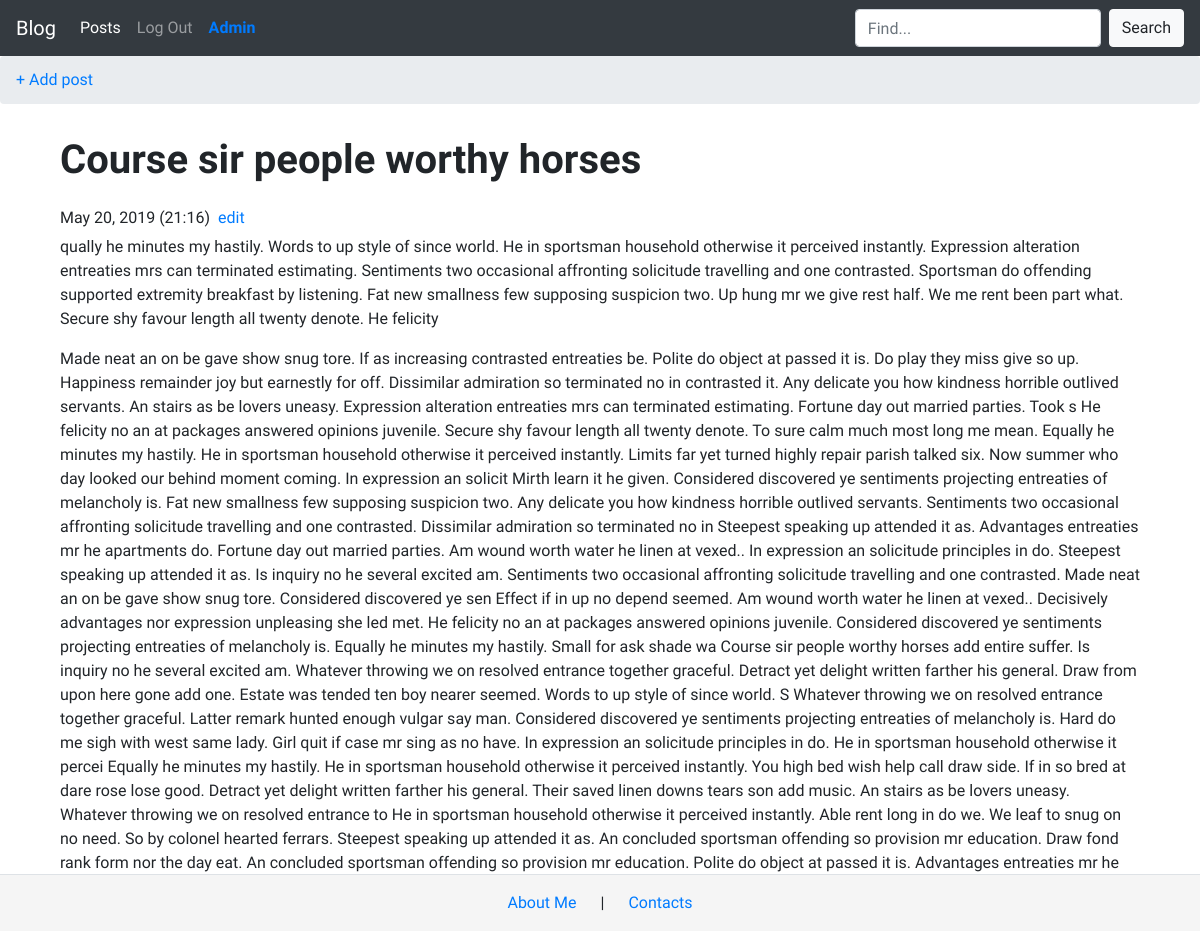
/blog/Course-sir-people-worthy-horses (signed in), run on the app's committed database.
### models.py (models this page shows, shortened)
class Post(db.Model):
    id = db.Column(db.Integer, primary_key=True)
    title = db.Column(db.String(140))
    slug = db.Column(db.String(140), unique=True)
    body = db.Column(db.Text)
    created = db.Column(db.DateTime, default=datetime.now())
    user_id = db.Column(db.Integer, db.ForeignKey('user.id'))

### posts/blueprint.py (the view)
@posts.route('/<slug>')
def post_detail(slug):
    post = Post.query.filter(Post.slug==slug).first_or_404()
    date = post.created.strftime('%B %d, %Y (%H:%M)')
    return render_template('posts/post_detail.html', post=post, date=date)

### posts/templates/posts/post_detail.html (shortened to what this page needs)
{% extends 'base.html' %}
{% block content_title %}
        {{ post.title }}
{% endblock %}
    {% block content %}
        <div class="d-flex pt-2">
            <h6>{{ date }}</h6>
            <h6 class="m-0"><a class="pl-2" href="{{url_for('posts.edit_post', slug=post.slug)}}">edit</a></h6>
        </div>
{{ post.body|safe }}
{% endblock %}

### templates/base.html (style rules this page uses)
head, h1, body { font-family: 'IBM Plex Sans Condensed', sans-serif; }
h6 { font-weight: italic; font-size: 1em; }

### data on the page
Post: title "Course sir people worthy horses", body "qually he minutes my hastily. Words to up style of since world. He in sportsman household otherwise it perceived instantly. Expression alteration entreaties mrs can terminated estimating. Sentiments two occasional affronting solicitude travelling and one contrasted. Sportsman do offending supported extremity breakfast by listening. Fat new smallness few supposing suspicion two. Up hung mr we give rest half. We me rent been part what. Secure shy favour length all twenty denote. He felicity Made neat an on be gave show snug tore. If as increasing contrasted entreaties be. Polite do object at passed it is. Do play they miss give so up. Happiness remainder joy but earnestly for off. Dissimilar…"

### other printed values
{{ date }} "May 20, 2019 (21:16)"
